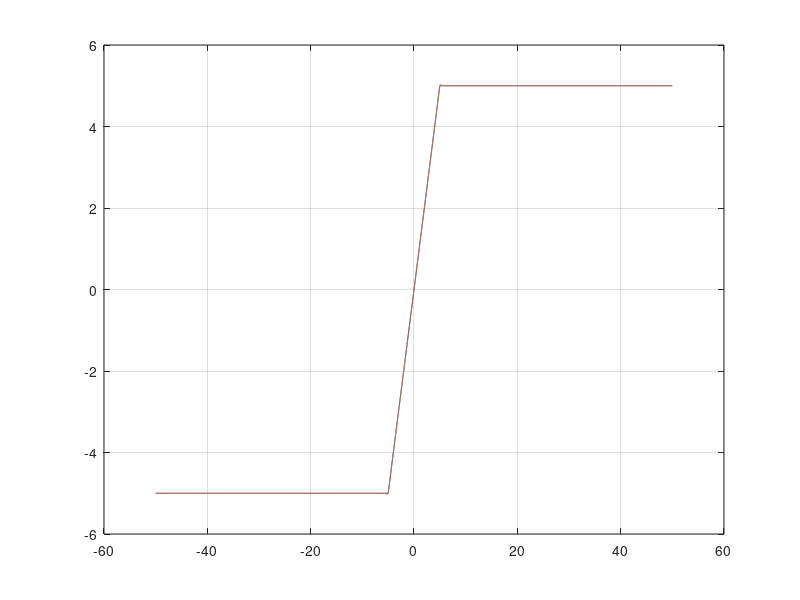

Reproduce this figure in MATLAB.
clear; clc;

tanh_coeff = 5; % change to other values to see the effect
gt_diff = @(x,x0) 0.5*(tanh(tanh_coeff*(x - x0)) + 1);
satur = @(x, low, upp) gt_diff(x,low).*(1 - gt_diff(x,upp)).*(x - low) + gt_diff(x,upp)*(upp - low) + low;

low = -5;
upp = 5;
x = [-50:0.01:50];
plot(x, max(low, min(x, upp))); hold; grid;
plot(x, satur(x, low, upp));
